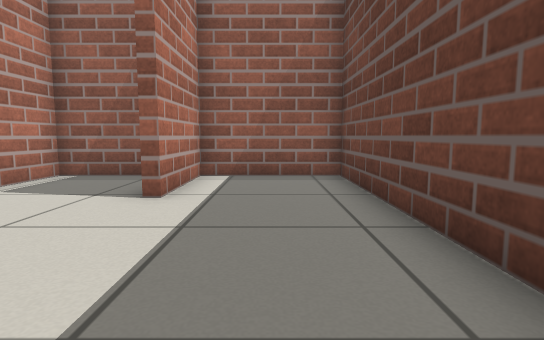
View 1 (above)

14 first-person views from a walk through a world built for the Gazebo simulator. The camera is 0.5 m above the floor, tilts 6° down and sees 80° across. The floor is counted in squares, 0.5 m on a side. Each view is taken from the middle of a square. On the plan, view 1 faces up. The plan holds only what a view shows up to about 12 squares ahead; the rest is blank. The robots in the file are not drawn.

View 2
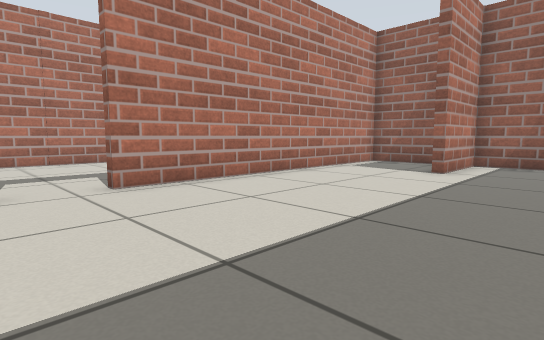

View 3
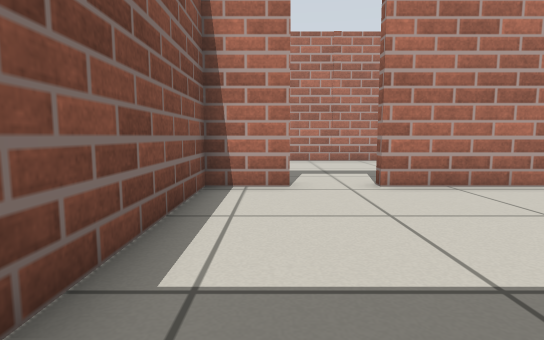

View 4
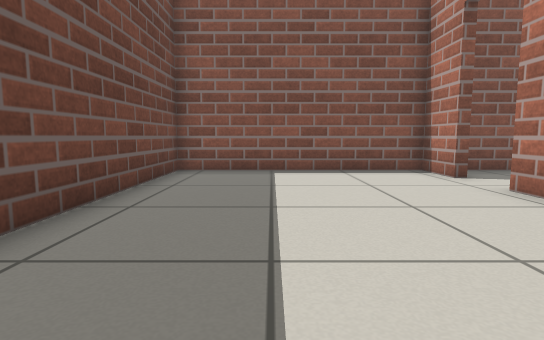

View 5
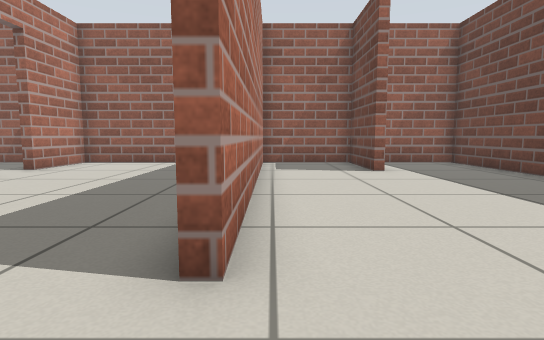

View 6
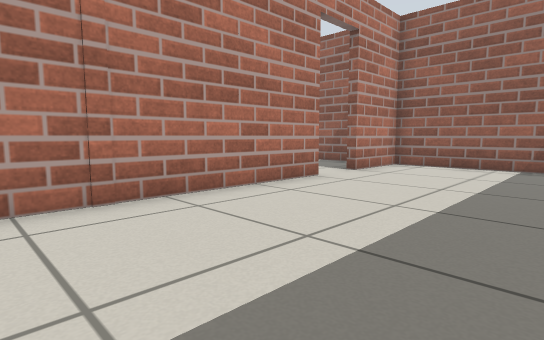

View 7
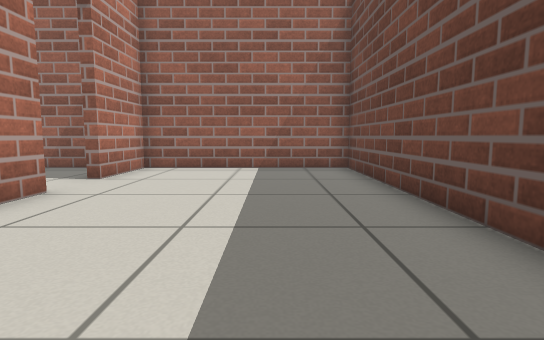

View 8
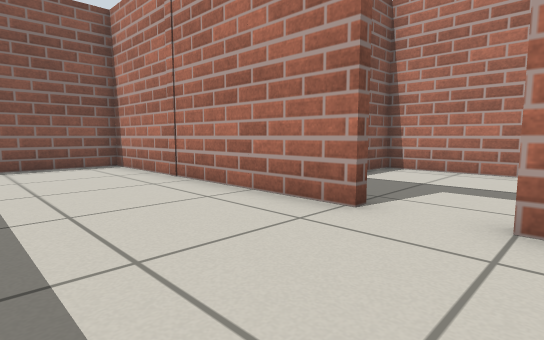

View 9
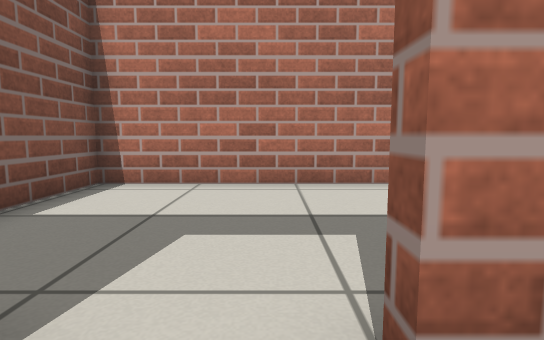

View 10
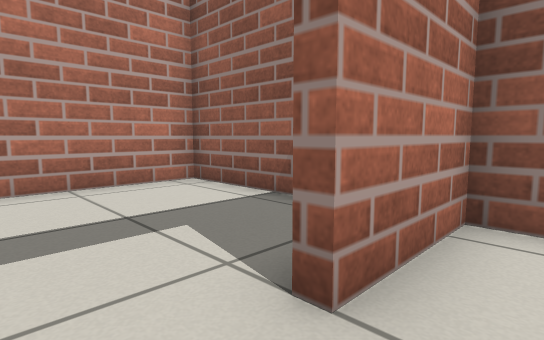

View 11
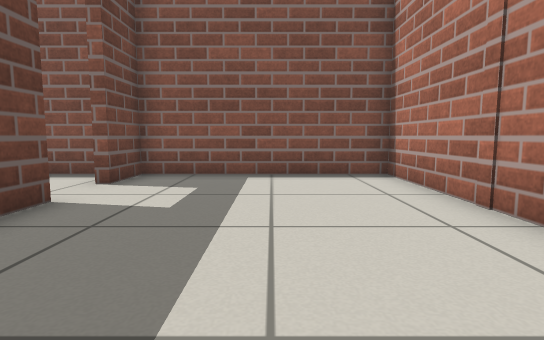

View 12
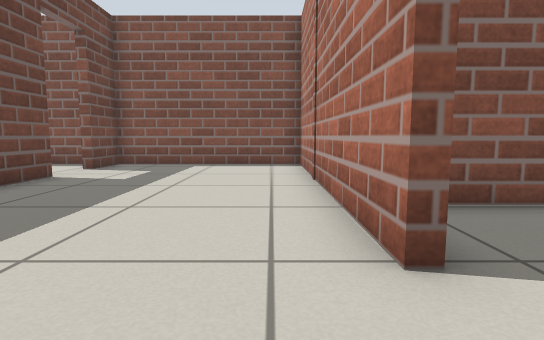

View 13
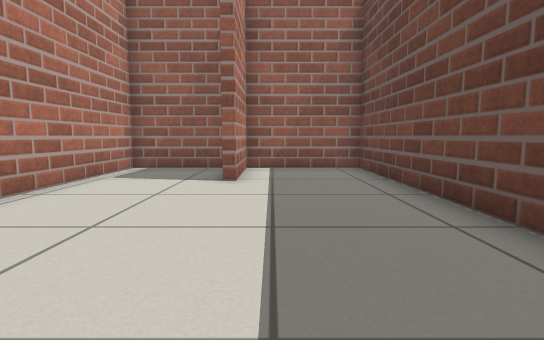

View 14
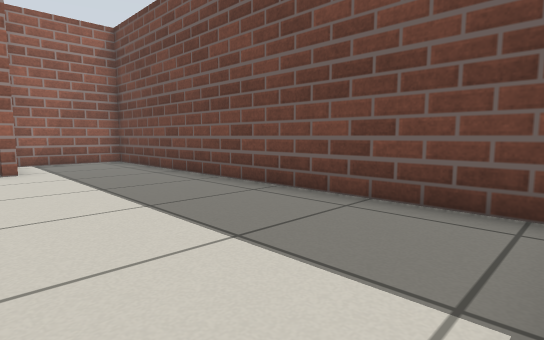

### Floor plan
Points are (right, up) in squares from view 1. A wall is a line through its corners. A room is listed if a view was taken in it or the views show most of it. See-through windows are left out.
Room 1 (views 1, 2, 3, 4, 5, 13, 14)
walls: (-2.1, 5.1) (-2.1, 8.1) (-5.3, 8.1) (-5.3, -1.9); (-5.3, -3.7) (-5.3, -5.3) (1.7, -5.3) (1.7, 8.1) (-1.8, 8.1) (-1.8, 5.1)
ways out: open door at (-5.5, -2.5) to room 2
Room 2 (views 6, 7, 8, 9, 10, 11, 12)
walls: (-12, 3.7) (-12, -5.3) (-5.6, -5.3) (-5.6, -3.7); (-5.6, -1.9) (-5.6, 8.1) (-12, 8.1) (-12, 5.5)
ways out: open door at (-5.5, -2.5) to room 1; open door at (-12, 4.5) to room 3
Room 3 (no view inside)
walls: (-13.8, 8.1) (-17.7, 8.1) (-17.7, 1.4) (-13.5, 1.4)
ways out: open door at (-12, 4.5) to room 2

Where each view was taken, in squares from view 1:
view 1: 0 up, 0 right, facing up
view 2: 4 down, 1 right, facing up-left
view 3: 4 down, 1 right, facing left
view 4: 4 up, 1 left, facing down
view 5: 4 down, 5 left, facing up
view 6: 3 down, 7 left, facing up-left
view 7: 2 down, 8 left, facing up
view 8: 6 up, 8 left, facing down-left
view 9: 5 up, 11 left, facing left
view 10: 4 up, 11 left, facing up-left
view 11: 3 up, 9 left, facing down
view 12: 6 up, 11 left, facing down
view 13: 2 down, 1 left, facing up
view 14: 5 down, 3 left, facing up-right
